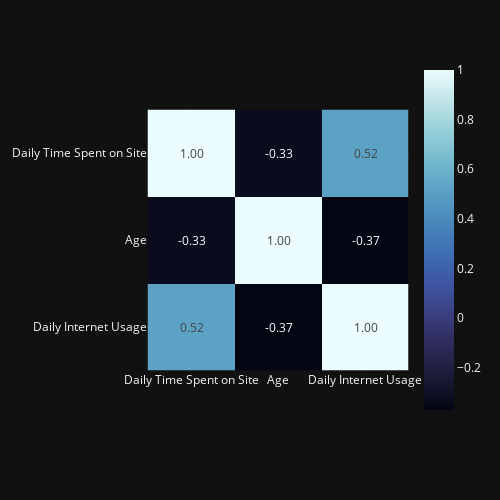

The notebook cell this image was saved under:
### Code cell
hm = df[to_plot].corr()
fig = px.imshow(hm, text_auto=".2f", color_continuous_scale='ice',
                template='plotly_dark',width=500,height=500)
fig.show()

### Figure 1 — Plotly figure (JSON) as saved in the notebook; plotly's stock layout.template omitted (floating-point values rounded to 4 significant figures)
{"data": [{"coloraxis": "coloraxis", "hovertemplate": "x: %{x}<br>y: %{y}<br>color: %{z}<extra></extra>", "name": "0", "texttemplate": "%{z:.2f}", "type": "heatmap", "x": ["Daily Time Spent on Site", "Age", "Daily Internet Usage"], "xaxis": "x", "y": ["Daily Time Spent on Site", "Age", "Daily Internet Usage"], "yaxis": "y", "z": [[1, -0.3314, 0.5183], [-0.3314, 1, -0.3705], [0.5183, -0.3705, 1]]}], "layout": {"coloraxis": {"colorscale": [[0, "rgb(3, 5, 18)"], [0.09091, "rgb(25, 25, 51)"], [0.1818, "rgb(44, 42, 87)"], [0.2727, "rgb(58, 60, 125)"], [0.3636, "rgb(62, 83, 160)"], [0.4545, "rgb(62, 109, 178)"], [0.5455, "rgb(72, 134, 187)"], [0.6364, "rgb(89, 159, 196)"], [0.7273, "rgb(114, 184, 205)"], [0.8182, "rgb(149, 207, 216)"], [0.9091, "rgb(192, 229, 232)"], [1, "rgb(234, 252, 253)"]]}, "height": 500, "margin": {"t": 60}, "width": 500, "xaxis": {"anchor": "y", "constrain": "domain", "domain": [0, 1], "scaleanchor": "y"}, "yaxis": {"anchor": "x", "autorange": "reversed", "constrain": "domain", "domain": [0, 1]}}}
